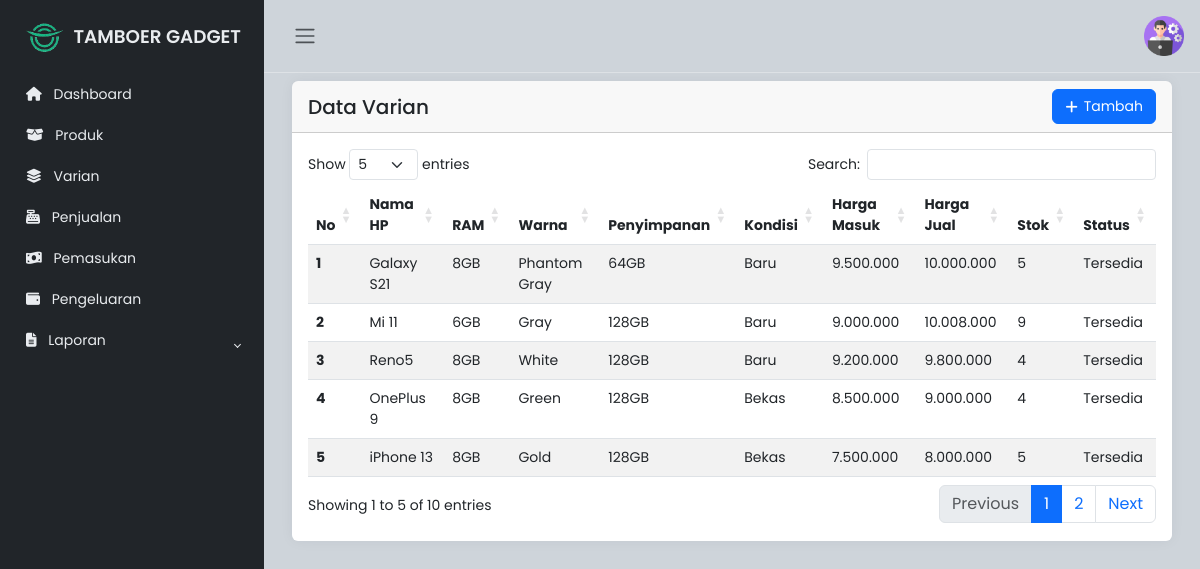
Screenshot of /admin/coba.php with the database file from the repository.
### tables this page shows
CREATE TABLE `varian` (
  `id_varian` int(11) NOT NULL,
  `id_produk` int(11) DEFAULT NULL,
  `ram` varchar(10) DEFAULT NULL,
  `warna` varchar(50) DEFAULT NULL,
  `penyimpanan` varchar(10) DEFAULT NULL,
  `kondisi` enum('Baru','Bekas') NOT NULL DEFAULT 'Baru',
  `harga_masuk` decimal(15,2) NOT NULL,
  `harga_jual` decimal(15,2) NOT NULL,
  `stok` int(11) NOT NULL,
  `status` enum('Tersedia','Kosong') DEFAULT 'Tersedia'
);

CREATE TABLE `produk` (
  `id_produk` int(11) NOT NULL,
  `nama_hp` varchar(20) NOT NULL,
  `merek` varchar(15) NOT NULL,
  `model` varchar(15) NOT NULL
);

### admin/coba.php (the view, shortened to what this page needs)
<!DOCTYPE html>
<html lang="en">
<head>
    <link rel="stylesheet" href="https://cdn.jsdelivr.net/npm/bootstrap@5.3.0-alpha2/dist/css/bootstrap.min.css">
    <link rel="stylesheet" href="https://cdnjs.cloudflare.com/ajax/libs/font-awesome/6.1.1/css/all.min.css">
    <link rel="stylesheet" href="https://cdn.datatables.net/1.11.3/css/dataTables.bootstrap5.min.css">
    <link rel="stylesheet" href="../css/style.css">
</head>
<body>
    <div class="wrapper">
        <?php include 'sidebar.php'; ?>
        <div class="main">
            <?php include 'navbar.php'; ?>
            <main class="content px-3 py-2">
                <div class="container-fluid">
                    <div class="card border-0">
                        <div class="card-header d-flex justify-content-between align-items-center">
                            <h5 class="card-title mb-0">Data Varian</h5>
                            <a href="tambah_varian.php" class="btn btn-primary"
                                style="font-size: 14px; padding: 6px 12px; display: inline-flex; align-items: center; gap: 6px;">
                                <i class="fas fa-plus" style="font-size: 14px;"></i> Tambah
                            </a>
                        </div>
                        <div class="card-body">
                            <div class="table-responsive">
                                <table id="example" class="table table-striped">
                                    <thead>
                                        <tr>
                                            <th scope="col">No</th>
                                            <th scope="col">Nama HP</th>
                                            <th scope="col">RAM</th>
                                            <th scope="col">Warna</th>
                                            <th scope="col">Penyimpanan</th>
                                            <th scope="col">Kondisi</th>
                                            <th scope="col">Harga Masuk</th>
                                            <th scope="col">Harga Jual</th>
                                            <th scope="col">Stok</th>
                                            <th scope="col">Status</th>
                                        </tr>
                                    </thead>
                                    <tbody>
                                        <?php
                                        include 'koneksi.php';
                                        $sql = "SELECT * FROM varian INNER JOIN produk ON varian.id_produk = produk.id_produk";
                                        $result = $conn->query($sql);
                                        if ($result->num_rows > 0) {
                                            $no = 1;
                                            while ($row = $result->fetch_assoc()) {
                                                $status = $row['stok'] > 0 ? 'Tersedia' : 'Kosong';
                                                echo "<tr>
                                                <th scope='row'>" . $no++ . "</th>
                                            <td>" . $row['nama_hp'] . "</td>
                                            <td>" . $row['ram'] . "</td>
                                            <td>" . $row['warna'] . "</td>
                                            <td>" . $row['penyimpanan'] . "</td>
                                            <td>" . ucfirst($row['kondisi']) . "</td>
                                            <td>" . number_format($row['harga_masuk'], 0, ',', '.') . "</td>
                                            <td>" . number_format($row['harga_jual'], 0, ',', '.') . "</td>
                                            <td>" . $row['stok'] . "</td>
                                            <td>" . $status . "</td>
                                            </tr>";
                                            }
                                        } else {
                                            echo "<tr><td colspan='11' class='text-center'>No data available</td></tr>";
                                        }
                                        ?>
                                    </tbody>
                                </table>
                            </div>
                        </div>
                    </div>
                </div>
            </main>
        </div>
    </div>
</body>
</html>

### admin/sidebar.php (shortened to what this page needs)
<aside id="sidebar" class="js-sidebar">
    <div class="h-100">
        <div class="sidebar-logo d-flex align-items-center">
            <img src="../image/logol1.png" alt="Logo" style="width: 50px; height: auto; margin-right: 5px;">
            <a href="#" class="text-decoration-none">TAMBOER GADGET</a>
        </div>
        <ul class="sidebar-nav">
            <li class="sidebar-item">
                <a href="halaman_admin.php" class="sidebar-link">
                    <i class="fa-solid fa-house pe-2"></i>
                    Dashboard
                </a>
            </li>
            <li class="sidebar-item">
                <a href="produk.php" class="sidebar-link">
                    <i class="fa-solid fa-box-open pe-2"></i>
                    Produk
                </a>
            </li>
            <li class="sidebar-item">
                <a href="varian.php" class="sidebar-link">
                    <i class="fa-solid fa-layer-group pe-2"></i>
                    Varian
                </a>
            </li>
            <li class="sidebar-item">
                <a href="penjualan.php" class="sidebar-link">
                    <i class="fa-solid fa-cash-register pe-2"></i>
                    Penjualan
                </a>
            </li>
            <li class="sidebar-item">
                <a href="pemasukan.php" class="sidebar-link">
                    <i class="fa-solid fa-money-bill-wave pe-2"></i>
                    Pemasukan
                </a>
            </li>
            <li class="sidebar-item">
                <a href="pengeluaran.php" class="sidebar-link">
                    <i class="fa-solid fa-wallet pe-2"></i>
                    Pengeluaran
                </a>
            </li>
            <li class="sidebar-item">
                <a href="#" class="sidebar-link collapsed" data-bs-target="#pages" data-bs-toggle="collapse"
                    aria-expanded="false"><i class="fa-solid fa-file-alt pe-2"></i>
                    Laporan
                </a>
            </li>
        </ul>
    </div>
</aside>

### admin/navbar.php (shortened to what this page needs)
<nav class="navbar navbar-expand px-3 border-bottom">
    <button class="btn" id="sidebar-toggle" type="button">
        <span class="navbar-toggler-icon"></span>
    </button>
    <div class="navbar-collapse navbar">
        <ul class="navbar-nav">
            <li class="nav-item dropdown">
                <a href="#" data-bs-toggle="dropdown" class="nav-icon pe-md-0">
                    <img src="../image/admin.png" class="avatar img-fluid rounded" alt="Admin Avatar">
                </a>
            </li>
        </ul>
    </div>
</nav>

### css/style.css (style rules this page uses)
body { font-family: "Poppins", sans-serif; font-size: 0.875rem; opacity: 1; overflow-y: scroll; margin: 0; }
a { cursor: pointer; text-decoration: none; font-family: "Poppins", sans-serif; }
li { list-style: none; }
.wrapper { align-items: stretch; display: flex; width: 100%; }
#sidebar { max-width: 264px; min-width: 264px; background: var(--bs-dark); transition: all 0.35s ease-in-out; }
.main { display: flex; flex-direction: column; min-height: 100vh; min-width: 0; overflow: hidden; transition: all 0.35s ease-in-out; width: 100%; background: var(--bs-dark-bg-subtle); }
.sidebar-logo { padding: 1.15rem; }
.sidebar-logo a { color: #e9ecef; font-size: 1.15rem; font-weight: 600; }
.sidebar-nav { list-style: none; margin-bottom: 0; padding-left: 0; margin-left: 0; }
a.sidebar-link { padding: 0.625rem 1.625rem; color: #e9ecef; position: relative; display: block; font-size: 0.875rem; }
.sidebar-link[data-bs-toggle="collapse"]::after { border: solid; border-width: 0 0.075rem 0.075rem 0; content: ""; display: inline-block; padding: 2px; position: absolute; right: 1.5rem; top: 1.4rem; transform: rotate(-135deg); transition: all 0.2s ease-out; }
.sidebar-link[data-bs-toggle="collapse"].collapsed::after { transform: rotate(45deg); transition: all 0.2s ease-out; }
.avatar { height: 40px; width: 40px; }
.navbar-expand .navbar-nav { margin-left: auto; }
.content { flex: 1; max-width: 100vw; width: 100vw; }
@media (min-width: 768px) { .content { max-width: auto; width: auto; } }
.card { box-shadow: 0 0 0.875rem 0 rgba(34, 46, 60, 0.05); margin-bottom: 24px; }

### admin/coba.php (style rules this page uses)
@media (min-width: 769px) { table.dataTable tbody td { font-size: 14px; } }
@media (min-width: 769px) { table.dataTable thead th { font-size: 14px; } }

### rows the page displays
varian: id_produk.nama_hp "Galaxy S21", ram "8GB", warna "Phantom Gray", penyimpanan "64GB", kondisi "Baru", harga_masuk "9.500.000", harga_jual "10.000.000", stok "5", stok "Tersedia"
varian: id_produk.nama_hp "Mi 11", ram "6GB", warna "Gray", penyimpanan "128GB", kondisi "Baru", harga_masuk "9.000.000", harga_jual "10.008.000", stok "9", stok "Tersedia"
varian: id_produk.nama_hp "Reno5", ram "8GB", warna "White", penyimpanan "128GB", kondisi "Baru", harga_masuk "9.200.000", harga_jual "9.800.000", stok "4", stok "Tersedia"
varian: id_produk.nama_hp "OnePlus 9", ram "8GB", warna "Green", penyimpanan "128GB", kondisi "Bekas", harga_masuk "8.500.000", harga_jual "9.000.000", stok "4", stok "Tersedia"
varian: id_produk.nama_hp "iPhone 13", ram "8GB", warna "Gold", penyimpanan "128GB", kondisi "Bekas", harga_masuk "7.500.000", harga_jual "8.000.000", stok "5", stok "Tersedia"
